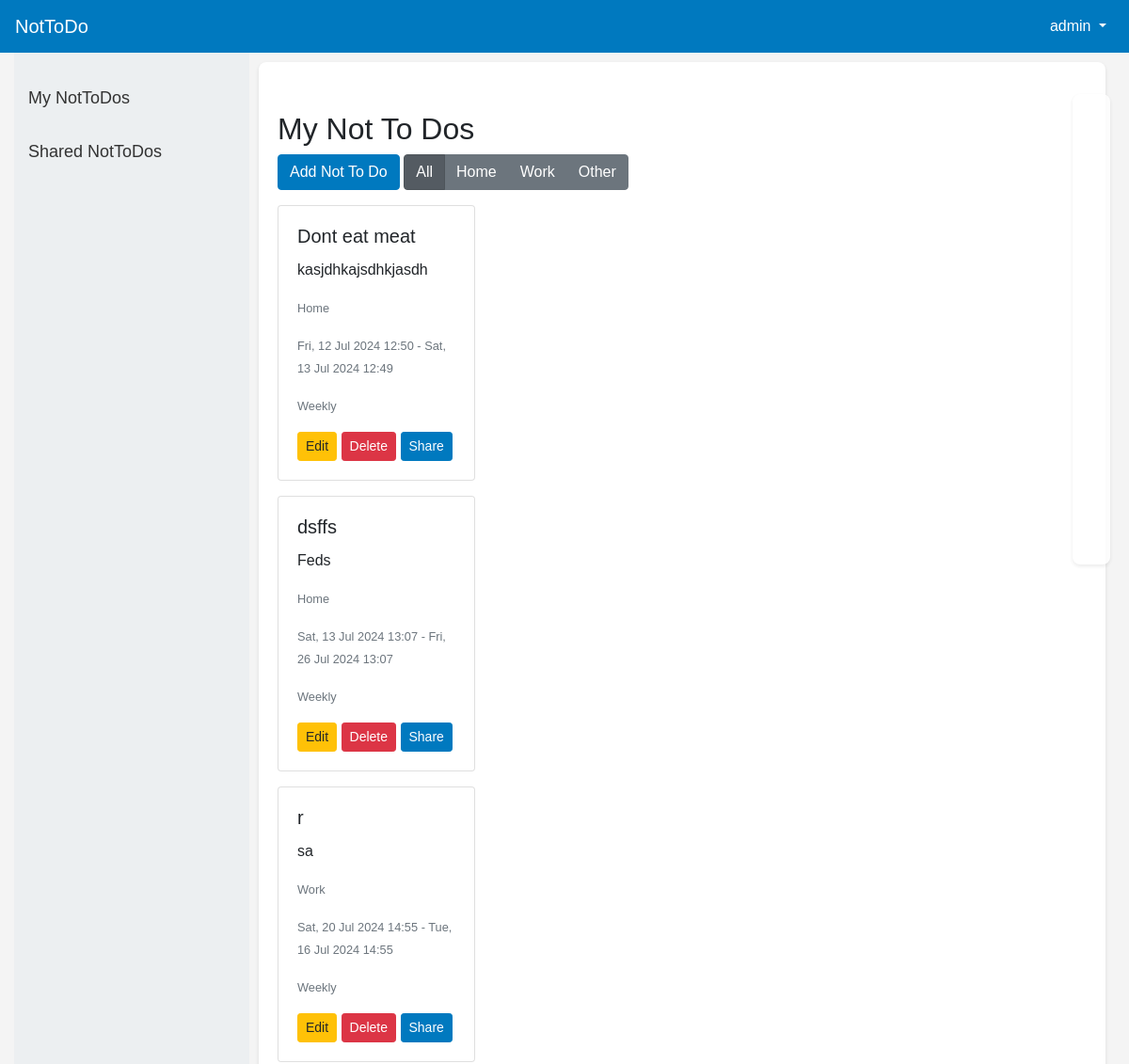
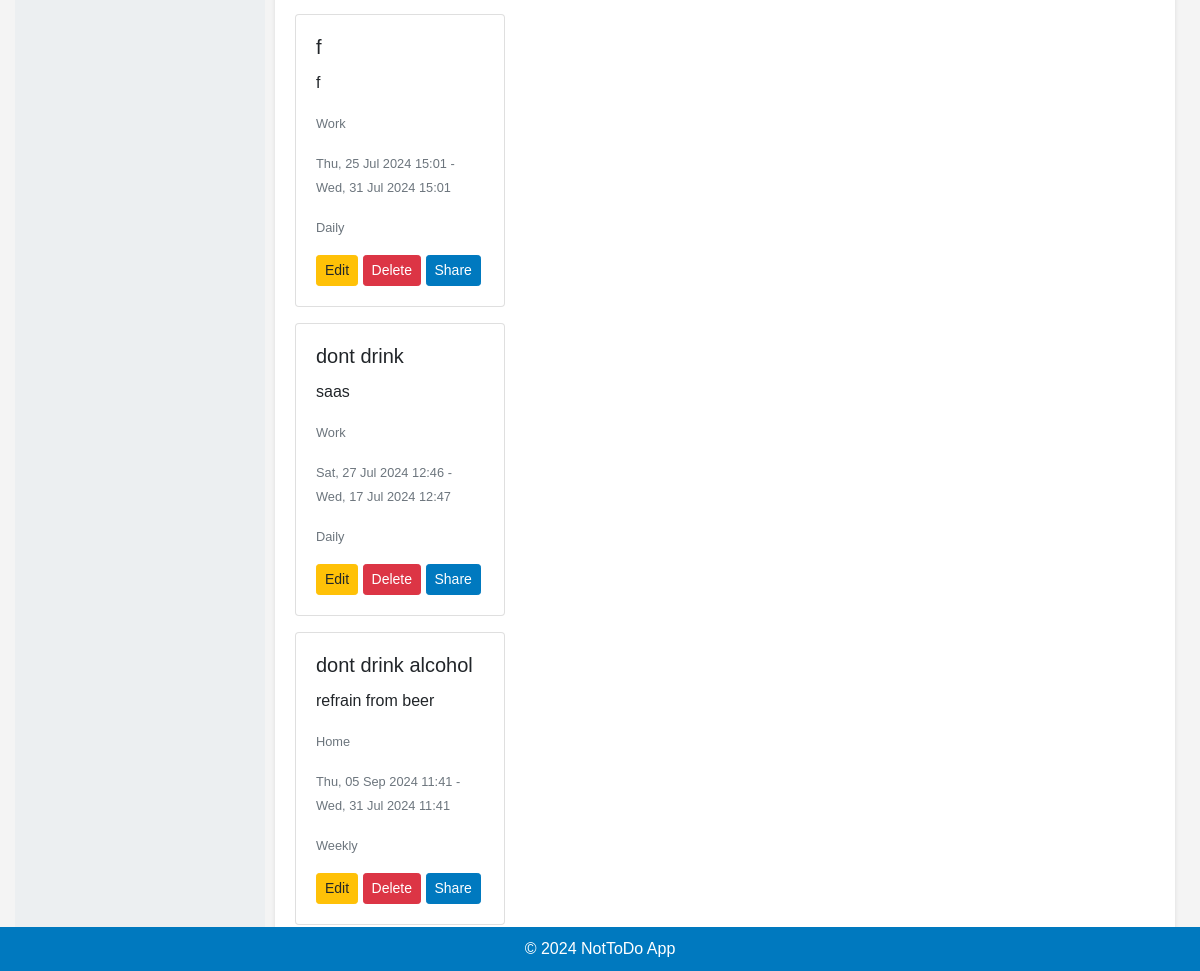
Page /nottodos/ (signed in) on the earlier database version (2 pictures, top to bottom).
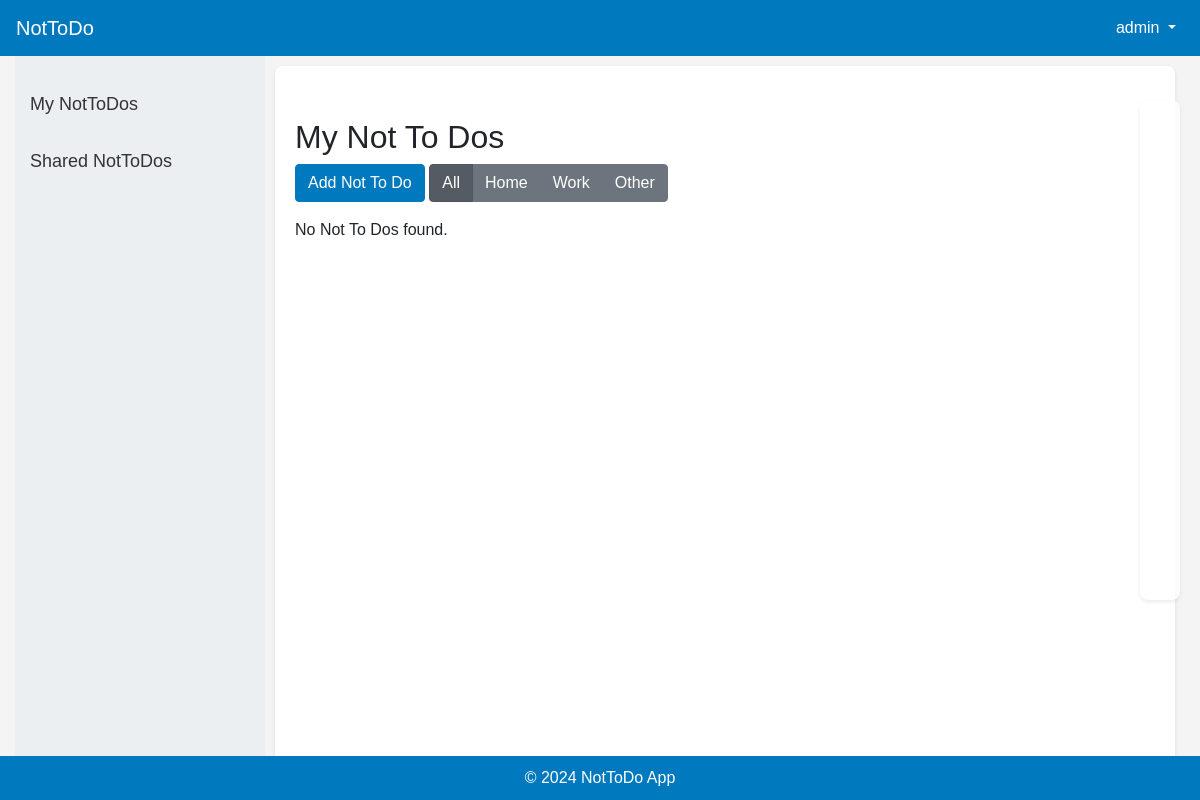
Same page on the later database version.
### nottodo/models.py (models this page shows, shortened)
class NotToDo(models.Model):
    user = models.ForeignKey(User, on_delete=models.CASCADE)
    title = models.CharField(max_length=255)
    description = models.TextField(blank=True, null=True)
    context = models.CharField(max_length=50, choices=[('Home', 'Home'), ('Work', 'Work'), ('Other', 'Other')])
    scheduled_start_time = models.DateTimeField(blank=True, null=True)
    scheduled_end_time = models.DateTimeField(blank=True, null=True)
    repeat = models.CharField(max_length=50, choices=[('None', 'None'), ('Daily', 'Daily'), ('Weekly', 'Weekly'), ('Monthly', 'Monthly')], default='None')
    created_at = models.DateTimeField(default=timezone.now)
    updated_at = models.DateTimeField(auto_now=True)

### nottodo/views.py (the view)
# urls.py: path('nottodos/', views.list_nottodos, name='list_nottodos'),
@login_required
def list_nottodos(request):
    context_filter = request.GET.get('context', 'All')
    if context_filter == 'All':
        nottodos = NotToDo.objects.filter(user=request.user).order_by('scheduled_start_time')
    else:
        nottodos = NotToDo.objects.filter(user=request.user, context=context_filter).order_by('scheduled_start_time')
    return render(request, 'list_nottodos.html', {'nottodos': nottodos, 'context_filter': context_filter})

### nottodo/templates/list_nottodos.html (shortened to what this page needs)
{% extends 'base.html' %}
{% block content %}
<h2 class="mt-4">My Not To Dos</h2>
<a href="{% url 'add_nottodo' %}" class="btn btn-primary mb-3">Add Not To Do</a>
<div class="btn-group mb-3" role="group" aria-label="Filter by context">
  <a href="{% url 'list_nottodos' %}?context=All" class="btn btn-secondary {% if context_filter == 'All' %}active{% endif %}">All</a>
  <a href="{% url 'list_nottodos' %}?context=Home" class="btn btn-secondary {% if context_filter == 'Home' %}active{% endif %}">Home</a>
  <a href="{% url 'list_nottodos' %}?context=Work" class="btn btn-secondary {% if context_filter == 'Work' %}active{% endif %}">Work</a>
  <a href="{% url 'list_nottodos' %}?context=Other" class="btn btn-secondary {% if context_filter == 'Other' %}active{% endif %}">Other</a>
</div>
<div id="calendar" class="mb-4"></div>
<div class="card-list">
    {% for nottodo in nottodos %}
    <div class="card nottodo-card mb-3">
        <div class="card-body">
            <h5 class="card-title">{{ nottodo.title }}</h5>
            <p class="card-text">{{ nottodo.description }}</p>
            <p class="card-text"><small class="text-muted">{{ nottodo.context }}</small></p>
            <p class="card-text"><small class="text-muted">{{ nottodo.scheduled_start_time|date:"D, d M Y H:i" }} - {{ nottodo.scheduled_end_time|date:"D, d M Y H:i" }}</small></p>
            <p class="card-text"><small class="text-muted">{{ nottodo.get_repeat_display }}</small></p>
            <a href="{% url 'update_nottodo' nottodo.pk %}" class="btn btn-warning btn-sm">Edit</a>
            <a href="{% url 'delete_nottodo' nottodo.pk %}" class="btn btn-danger btn-sm">Delete</a>
            <a href="{% url 'share_nottodo' nottodo.pk %}" class="btn btn-primary btn-sm">Share</a>
        </div>
    </div>
    {% empty %}
    <p>No Not To Dos found.</p>
    {% endfor %}
</div>
{% endblock %}

### nottodo/templates/base.html (shortened to what this page needs)
<!DOCTYPE html>
<html lang="en">
<head>
    <link rel="stylesheet" href="https://stackpath.bootstrapcdn.com/bootstrap/4.3.1/css/bootstrap.min.css">
    {% load static %}
    <link rel="stylesheet" href="{% static 'nottodo.css' %}">
    <link rel="stylesheet" href="https://cdnjs.cloudflare.com/ajax/libs/font-awesome/6.0.0-beta3/css/all.min.css">
    <link rel="stylesheet" href="https://cdnjs.cloudflare.com/ajax/libs/fullcalendar/3.10.2/fullcalendar.min.css">
    <link rel="stylesheet" href="https://cdn.jsdelivr.net/npm/flatpickr/dist/flatpickr.min.css">
</head>
<body>
    <nav class="navbar navbar-expand-lg">
        <a class="navbar-brand" href="{% url 'home' %}">NotToDo</a>
        <div class="collapse navbar-collapse" id="navbarNav">
            <ul class="navbar-nav ml-auto">
                {% if user.is_authenticated %}
                <li class="nav-item dropdown">
                    <a class="nav-link dropdown-toggle" href="#" id="navbarDropdown" role="button" data-toggle="dropdown" aria-haspopup="true" aria-expanded="false">
                        {{ user.username }}
                    </a>
                </li>
                {% endif %}
            </ul>
        </div>
    </nav>
    <div class="container-fluid">
        <div class="sidebar">
            <a href="{% url 'list_nottodos' %}">My NotToDos</a>
            <a href="{% url 'list_shared_nottodos' %}">Shared NotToDos</a>
        </div>
        <div class="main-content">
            {% block content %}
            {% endblock %}
        </div>
    </div>
    <footer class="footer">
        <div class="container">
            <span>&copy; 2024 NotToDo App</span>
        </div>
    </footer>
</body>
</html>

### nottodo/static/nottodo.css (style rules this page uses)
body { font-family: 'Arial', sans-serif; background-color: #f4f4f4; margin: 0; padding: 0; display: flex; flex-direction: column; min-height: 100vh; }
.navbar { background-color: #0079bf; color: white; }
.navbar a.navbar-brand, .navbar a.nav-link { color: white !important; }
.container-fluid { display: flex; flex: 1; height: 100%; }
.sidebar { width: 250px; background-color: #eceff1; padding-top: 20px; }
.sidebar a { padding: 15px; text-decoration: none; font-size: 18px; color: #333; display: block; }
.main-content { flex: 1; padding: 20px; background-color: #fff; margin: 10px; box-shadow: 0 2px 4px rgba(0,0,0,0.1); border-radius: 8px; overflow-y: auto; }
.footer { background-color: #0079bf; color: white; text-align: center; padding: 10px 0; position: fixed; bottom: 0; width: 100%; }
.btn-primary { background-color: #0079bf; border-color: #0079bf; }
.mt-4 { margin-top: 2rem !important; }
#calendar { max-width: 600px; height: 500px; position: fixed; top: 100px; right: 20px; padding: 20px; background-color: #fff; box-shadow: 0 2px 4px rgba(0,0,0,0.1); border-radius: 8px; z-index: 999; background-size: cover; background-position: center; opacity: 0.8; color: #000; font-weight: bold; }
.card-list { display: block; width: calc(100% - 650px); margin-right: 650px; }

Differences in the rows shown:
removed NotToDo: title "Dont eat meat", description "kasjdhkajsdhkjasdh", context "Home", scheduled_start_time "Fri, 12 Jul 2024 12:50", scheduled_end_time "Sat, 13 Jul 2024 12:49", repeat "Weekly"
removed NotToDo: title "dsffs", description "Feds", context "Home", scheduled_start_time "Sat, 13 Jul 2024 13:07", scheduled_end_time "Fri, 26 Jul 2024 13:07", repeat "Weekly"
removed NotToDo: title "r", description "sa", context "Work", scheduled_start_time "Sat, 20 Jul 2024 14:55", scheduled_end_time "Tue, 16 Jul 2024 14:55", repeat "Weekly"
removed NotToDo: title "f", description "f", context "Work", scheduled_start_time "Thu, 25 Jul 2024 15:01", scheduled_end_time "Wed, 31 Jul 2024 15:01", repeat "Daily"
removed NotToDo: title "dont drink", description "saas", context "Work", scheduled_start_time "Sat, 27 Jul 2024 12:46", scheduled_end_time "Wed, 17 Jul 2024 12:47", repeat "Daily"
removed NotToDo: title "dont drink alcohol", description "refrain from beer", context "Home", scheduled_start_time "Thu, 05 Sep 2024 11:41", scheduled_end_time "Wed, 31 Jul 2024 11:41", repeat "Weekly"
Other differences:
text now shown: "No Not To Dos found."
